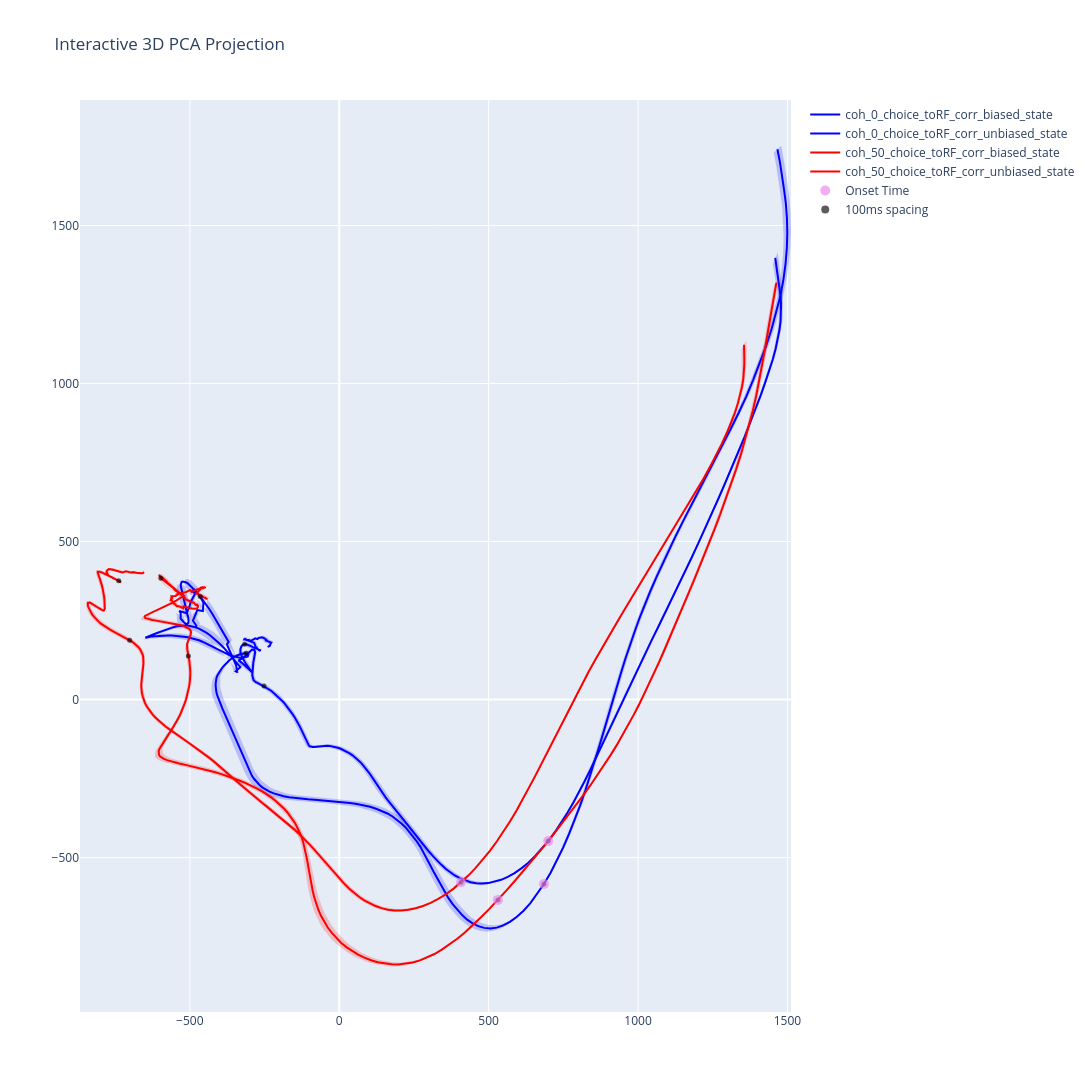

Notebook source saved alongside this figure:
### Markdown cell above
### SEM plotting

### Code cell
# alignment = "response"
# state_values = ["biased_state", "unbiased_state"]  # States

# # Define colors for each coherence level
# alignment_dict = ephys_config["alignment_settings_GP"][alignment]
# conditions = [
# 	"coh_0_choice_toRF_corr",
# 	# "coh_6_choice_toRF_corr",
# 	# "coh_20_choice_toRF_corr",
# 	"coh_50_choice_toRF_corr",
# 	# "coh_0_choice_awayRF_corr",
# 	# "coh_6_choice_awayRF_corr",
# 	# "coh_20_choice_awayRF_corr",
# 	# "coh_50_choice_awayRF_corr"
# ]

# if alignment == "response_onset":
# 	timepoints_list = np.arange(0, alignment_dict["end_time_ms"] - alignment_dict["start_time_ms"] + 1, 50)
# else:
# 	timepoints_list = np.arange(0, alignment_dict["end_time_ms"] - alignment_dict["start_time_ms"] + 1, 100)

# # Create a figure
# fig = go.Figure()
# plot_pca_projection_and_sem(
# 	fig,
# 	conditions,
# 	state_values,
# 	pc_projection_biased_state_toRF_prior["mean"][alignment],
# 	pc_projection_unbiased_state_toRF_prior["mean"][alignment],
# 	pc_projection_biased_state_toRF_prior["bootstrap_sem"][alignment],
# 	pc_projection_unbiased_state_toRF_prior["bootstrap_sem"][alignment],
# 	timepoints_list=timepoints_list,
# 	onset_time=-alignment_dict["start_time_ms"],
# 	axes=(1, 2),
# )
# # Set plot labels
# fig.update_layout(width=1600, height=1200, scene=dict(xaxis_title="PC1", yaxis_title="PC2", zaxis_title="PC3"), title="Interactive 3D PCA Projection")

# fig.show()

### Figure 1 — Plotly figure (JSON) as saved in the notebook; plotly's stock layout.template omitted (floating-point values rounded to 4 significant figures; data arrays with more than 128 entries replaced by an {"elided": "..."} marker saying what was removed)
{"data": [{"line": {"dash": "solid", "width": 2}, "marker": {"color": "blue", "opacity": 1, "size": 2, "symbol": "circle"}, "mode": "lines", "name": "coh_0_choice_toRF_corr_biased_state", "opacity": 1, "showlegend": true, "type": "scatter", "x": {"elided": "314 float values"}, "y": {"elided": "314 float values"}}, {"fill": "toself", "fillcolor": "blue", "line": {"width": 0}, "name": "coh_0_choice_toRF_corr_biased_state_std", "opacity": 0.2, "showlegend": false, "type": "scatter", "x": {"elided": "628 float values"}, "y": {"elided": "628 float values"}}, {"line": {"dash": "solid", "width": 2}, "marker": {"color": "blue", "opacity": 1, "size": 2, "symbol": "circle"}, "mode": "lines", "name": "coh_0_choice_toRF_corr_unbiased_state", "opacity": 1, "showlegend": true, "type": "scatter", "x": {"elided": "340 float values"}, "y": {"elided": "340 float values"}}, {"fill": "toself", "fillcolor": "blue", "line": {"width": 0}, "name": "coh_0_choice_toRF_corr_unbiased_state_std", "opacity": 0.2, "showlegend": false, "type": "scatter", "x": {"elided": "680 float values"}, "y": {"elided": "680 float values"}}, {"line": {"dash": "solid", "width": 2}, "marker": {"color": "red", "opacity": 1, "size": 2, "symbol": "circle"}, "mode": "lines", "name": "coh_50_choice_toRF_corr_biased_state", "opacity": 1, "showlegend": true, "type": "scatter", "x": {"elided": "280 float values"}, "y": {"elided": "280 float values"}}, {"fill": "toself", "fillcolor": "red", "line": {"width": 0}, "name": "coh_50_choice_toRF_corr_biased_state_std", "opacity": 0.2, "showlegend": false, "type": "scatter", "x": {"elided": "560 float values"}, "y": {"elided": "560 float values"}}, {"line": {"dash": "solid", "width": 2}, "marker": {"color": "red", "opacity": 1, "size": 2, "symbol": "circle"}, "mode": "lines", "name": "coh_50_choice_toRF_corr_unbiased_state", "opacity": 1, "showlegend": true, "type": "scatter", "x": {"elided": "332 float values"}, "y": {"elided": "332 float values"}}, {"fill": "toself", "fillcolor": "red", "line": {"width": 0}, "name": "coh_50_choice_toRF_corr_unbiased_state_std", "opacity": 0.2, "showlegend": false, "type": "scatter", "x": {"elided": "664 float values"}, "y": {"elided": "664 float values"}}, {"line": {"dash": "solid", "width": 2}, "marker": {"color": "black", "opacity": 0.8, "size": 5, "symbol": "circle"}, "mode": "markers", "name": " ", "opacity": 0.8, "showlegend": false, "type": "scatter", "x": [-316.7], "y": [174.9]}, {"line": {"dash": "solid", "width": 2}, "marker": {"color": "black", "opacity": 0.8, "size": 5, "symbol": "circle"}, "mode": "markers", "name": " ", "opacity": 0.8, "showlegend": false, "type": "scatter", "x": [-465.0], "y": [325.9]}, {"line": {"dash": "solid", "width": 2}, "marker": {"color": "black", "opacity": 0.8, "size": 5, "symbol": "circle"}, "mode": "markers", "name": " ", "opacity": 0.8, "showlegend": false, "type": "scatter", "x": [-738.1], "y": [376.3]}, {"line": {"dash": "solid", "width": 2}, "marker": {"color": "black", "opacity": 0.8, "size": 5, "symbol": "circle"}, "mode": "markers", "name": " ", "opacity": 0.8, "showlegend": false, "type": "scatter", "x": [-596.8], "y": [384.1]}, {"line": {"dash": "solid", "width": 2}, "marker": {"color": "black", "opacity": 0.8, "size": 5, "symbol": "circle"}, "mode": "markers", "name": " ", "opacity": 0.8, "showlegend": false, "type": "scatter", "x": [-251.6], "y": [42.73]}, {"line": {"dash": "solid", "width": 2}, "marker": {"color": "black", "opacity": 0.8, "size": 5, "symbol": "circle"}, "mode": "markers", "name": " ", "opacity": 0.8, "showlegend": false, "type": "scatter", "x": [-312.1], "y": [146.9]}, {"line": {"dash": "solid", "width": 2}, "marker": {"color": "black", "opacity": 0.8, "size": 5, "symbol": "circle"}, "mode": "markers", "name": " ", "opacity": 0.8, "showlegend": false, "type": "scatter", "x": [-701.2], "y": [187.8]}, {"line": {"dash": "solid", "width": 2}, "marker": {"color": "black", "opacity": 0.8, "size": 5, "symbol": "circle"}, "mode": "markers", "name": " ", "opacity": 0.8, "showlegend": false, "type": "scatter", "x": [-505.0], "y": [138.0]}, {"line": {"dash": "solid", "width": 2}, "marker": {"color": "black", "opacity": 0.8, "size": 5, "symbol": "circle"}, "mode": "markers", "name": " ", "opacity": 0.8, "showlegend": false, "type": "scatter", "x": [699.3], "y": [-447.9]}, {"line": {"dash": "solid", "width": 2}, "marker": {"color": "black", "opacity": 0.8, "size": 5, "symbol": "circle"}, "mode": "markers", "name": " ", "opacity": 0.8, "showlegend": false, "type": "scatter", "x": [685.1], "y": [-583.5]}, {"line": {"dash": "solid", "width": 2}, "marker": {"color": "black", "opacity": 0.8, "size": 5, "symbol": "circle"}, "mode": "markers", "name": " ", "opacity": 0.8, "showlegend": false, "type": "scatter", "x": [407.8], "y": [-578.1]}, {"line": {"dash": "solid", "width": 2}, "marker": {"color": "black", "opacity": 0.8, "size": 5, "symbol": "circle"}, "mode": "markers", "name": " ", "opacity": 0.8, "showlegend": false, "type": "scatter", "x": [531.1], "y": [-633.9]}, {"line": {"dash": "solid", "width": 2}, "marker": {"color": "violet", "opacity": 0.8, "size": 10, "symbol": "circle"}, "mode": "markers", "name": " ", "opacity": 0.8, "showlegend": false, "type": "scatter", "x": [699.3], "y": [-447.9]}, {"line": {"dash": "solid", "width": 2}, "marker": {"color": "violet", "opacity": 0.8, "size": 10, "symbol": "circle"}, "mode": "markers", "name": " ", "opacity": 0.8, "showlegend": false, "type": "scatter", "x": [685.1], "y": [-583.5]}, {"line": {"dash": "solid", "width": 2}, "marker": {"color": "violet", "opacity": 0.8, "size": 10, "symbol": "circle"}, "mode": "markers", "name": " ", "opacity": 0.8, "showlegend": false, "type": "scatter", "x": [407.8], "y": [-578.1]}, {"line": {"dash": "solid", "width": 2}, "marker": {"color": "violet", "opacity": 0.8, "size": 10, "symbol": "circle"}, "mode": "markers", "name": " ", "opacity": 0.8, "showlegend": false, "type": "scatter", "x": [531.1], "y": [-633.9]}, {"line": {"dash": "solid", "width": 2}, "marker": {"color": "violet", "opacity": 0.8, "size": 10, "symbol": "circle"}, "mode": "markers", "name": "Onset Time", "opacity": 0.8, "showlegend": true, "type": "scatter", "x": [null], "y": [null]}, {"line": {"dash": "solid", "width": 2}, "marker": {"color": "black", "opacity": 0.8, "size": 8, "symbol": "circle"}, "mode": "markers", "name": "100ms spacing", "opacity": 0.8, "showlegend": true, "type": "scatter", "x": [null], "y": [null]}], "layout": {"height": 1200, "scene": {"xaxis": {"title": {"text": "PC1"}}, "yaxis": {"title": {"text": "PC2"}}, "zaxis": {"title": {"text": "PC3"}}}, "title": {"text": "Interactive 3D PCA Projection"}, "width": 1600}}
